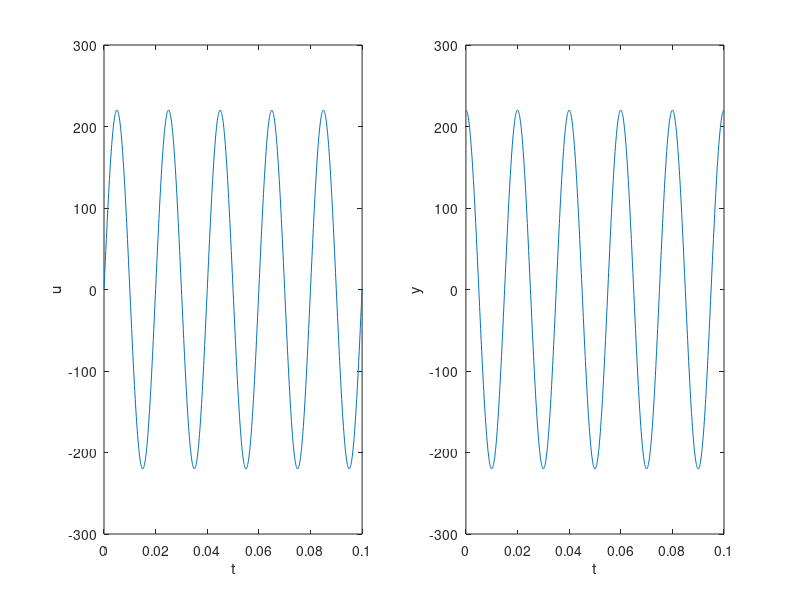

MATLAB code for this plot:
f=50;
omega=2*pi*f;
t=0:0.0001:0.1;
Um=220;
u=Um*sin(omega*t);
y=Um*cos(omega*t);
subplot(1,2,1),plot(t,u),
xlabel('t'),ylabel('u')
subplot(1,2,2),plot(t,y),
xlabel('t'),ylabel('y');